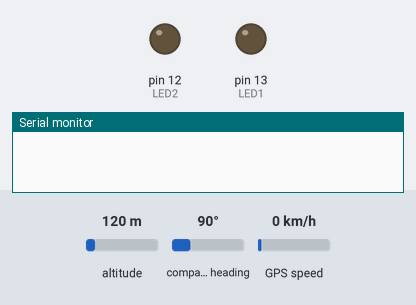
Bench run of a sketch on a simulated Arduino Uno, built with avr-gcc and run on an emulated ATmega328P. Shown: output pins drawn as LEDs (lit = HIGH), the last lines printed to the serial monitor. Inputs (shaded band) come from the test bench; at power-on: altitude 120 m, compass heading 90°, GPS speed 0 km/h. The GPS gets a fix after 3 s at 37.7749, -122.4194 with 8 satellites; no radio packets arrive unless stated.

Above: at 0.1 s.
At 5.6 s:
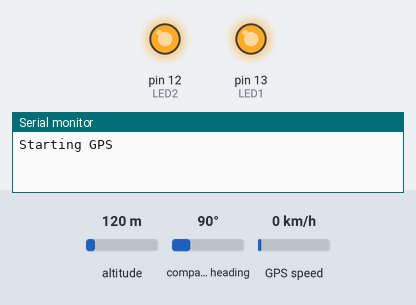
Timing chart, 0 to 8.5 s (numbered marks = the images above):
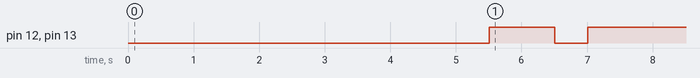

Measured:
- by itself, pin 12 (LED2), pin 13 (LED1): LOW → HIGH at 5.5 s, → LOW 1.0 s later, → HIGH 0.50 s later

The sketch:

mobile_module.ino
```cpp
/*
 * TODO: setup the message and transmission
 */
#include <Adafruit_GPS.h>
#include <SoftwareSerial.h>
#include <SPI.h>
#include <nRF24L01.h>
#include <RF24.h>

#define CEPIN 10
#define CSNPIN 9
#define NRFCHANNEL 100

#define RE 5 //gray
#define DE 4 //purple
#define RO 2 //blue
#define DI 3 //green

#define GPSSERIALRX 8
#define GPSSERIALTX 7

#define LED1 13
#define LED2 12

#define MODULETYPE 0x02

struct message {
  byte module_type;
  byte module_number[2];
  float parallel;
  float meridian;
  int nitrogen;
  int potasium;
  int phosphorus;
  };

const byte NREQUEST[] = {0x01,0x03, 0x00, 0x1e, 0x00, 0x01, 0xe4, 0x0c};
const byte PREQUEST[] = {0x01,0x03, 0x00, 0x1f, 0x00, 0x01, 0xb5, 0xcc};
const byte KREQUEST[] = {0x01,0x03, 0x00, 0x20, 0x00, 0x01, 0x85, 0xc0};
const byte CHECKRESPONSE[] = {0x01,0x03, 0x02};

const byte module_number[2]= {0,0};
const byte nrf_address[6] = "R2RHO";

byte soil_values[8];

int N=9999,P=9999,K=9999;
//int satellites_found,quality;
bool sent=false;
bool data_fixed;
float parallel,meridian;
uint32_t timer = millis();

SoftwareSerial gps_serial(GPSSERIALRX,GPSSERIALTX);
SoftwareSerial npk_serial(RO,DI);
Adafruit_GPS GPS(&gps_serial);
RF24 antena(CEPIN,CSNPIN);
message my_message{MODULETYPE,{module_number[0],module_number[1]},0.0,0.0,0,0,0};


void setup() {
  Serial.begin(115200);
  delay(1000);

  Serial.println("Starting GPS");
  GPS.begin(9600);
  GPS.sendCommand(PMTK_SET_NMEA_OUTPUT_RMCONLY);
  GPS.sendCommand(PMTK_SET_NMEA_UPDATE_1HZ);
  GPS.sendCommand(PGCMD_ANTENNA);
  delay(1000);

  //Serial.println("Starting NPK Sensor");
  npk_serial.begin(9600);
  delay(1000);

  antena.begin();
  antena_setup();
  delay(1000);

  pinMode(RE, OUTPUT);
  pinMode(DE, OUTPUT);
  pinMode(LED1, OUTPUT);
  pinMode(LED2, OUTPUT);
  delay(1000);
}

void loop() {
/*
 * The number of satelites or wanted aquiracy can be added in this statement
 */
  if(!data_fixed){
    get_gps_reading();
  }
  else{
    digitalWrite(LED1,HIGH);
    //Serial.println("Location aquire, procede to insert NPK-sensor into soil");
    if(N!=9999){
      N = npk_read(NREQUEST,sizeof(NREQUEST));
      delay(250);
    }
    else if(K!=9999){
      K = npk_read(KREQUEST,sizeof(KREQUEST));
      delay(250);
    }
    else if(P!=9999){
      P = npk_read(PREQUEST,sizeof(PREQUEST));
      delay(250);
    }
    else if(!sent){
      digitalWrite(LED2,HIGH);
      //Serial.println("NPK reading aquire, sending data to main board");
      update_message();
      send_message();
    }
  }

}

void get_gps_reading(){
  GPS.read();
   if (GPS.newNMEAreceived()) {
    if (!GPS.parse(GPS.lastNMEA()))
      return;
  }
  if (millis() - timer > 200) {
    timer=millis();
    //satellites_found=GPS.satellites;
    //quality = GPS.fixquality;
    data_fixed =GPS.fix;
    parallel= GPS.latitudeDegrees;
    meridian = GPS.longitudeDegrees;
  }
}

int npk_read(const byte request[8],int request_size){
  int reading;
  digitalWrite(DE,HIGH);
  digitalWrite(RE,HIGH);
  delay(10);
  if(npk_serial.write(request,request_size)==8){
    digitalWrite(DE,LOW);
    digitalWrite(RE,LOW);
    for(byte i=0;i<request_size;i++){
    soil_values[i] = npk_serial.read();
    //Serial.println(values[i],HEX);
    }
    //Serial.println();
    if(CHECKRESPONSE[0] == soil_values[0] && CHECKRESPONSE[1]== soil_values[1] && CHECKRESPONSE[2]== soil_values[2] ){
      //Serial.println("Correct response format detected.");
      reading= int(soil_values[3])+int(soil_values[4]);
    }
    else{
      //Serial.println("Incorrect reading");
      reading = 9999;
    }
  }
  return reading;
}


void antena_setup(){
  antena.enableDynamicPayloads();
  antena.setDataRate(RF24_250KBPS);
  antena.setPALevel(RF24_PA_MAX);
  antena.setChannel(NRFCHANNEL);
  antena.setDataRate(RF24_250KBPS);
  antena.setCRCLength(RF24_CRC_16);
  antena.openWritingPipe(nrf_address);
  antena.stopListening();
}

void update_message(){
  my_message.parallel=parallel;
  my_message.meridian=meridian;
  my_message.nitrogen=N;
  my_message.potasium=K;
  my_message.phosphorus=P;
}

void send_message(){
  sent =antena.write(&my_message, sizeof(my_message));
  if (sent) {
    //Serial.print("Message sent successfully. Retries=");
    //Serial.println(antena.getARC());
    digitalWrite(LED1,LOW);
    digitalWrite(LED2,LOW);
    delay(500);
    digitalWrite(LED1,HIGH);
    digitalWrite(LED2,HIGH);
    delay(1000);
    digitalWrite(LED1,LOW);
    digitalWrite(LED2,LOW);
    delay(500);
    digitalWrite(LED1,HIGH);
    digitalWrite(LED2,HIGH);
  }
}

void show_readings(){
  Serial.print("Location: ");
  Serial.print(parallel,6);
  Serial.print(", ");
  Serial.println(meridian,6);
  //Serial.print("Satellites : ");
  //Serial.println(satellites_found);
  Serial.print("Fixed : ");
  Serial.print(data_fixed);
  //Serial.print(" Quality : ");
  //Serial.println(quality);
}
```
